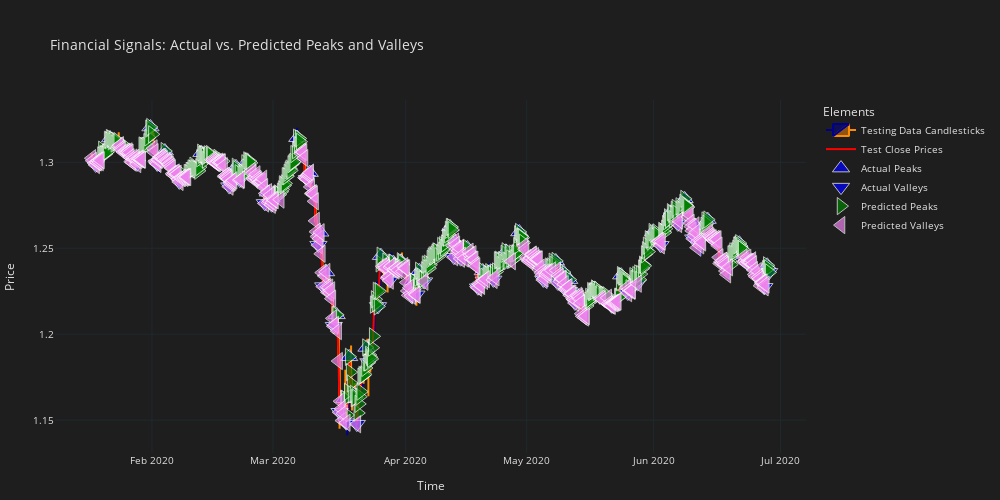

Notebook code for this chart:
### Code cell
# Convert to Series for scaling 
actual_signal_series = pd.Series(y_test_imputed, name='ActualSignal')
predicted_signal_series = pd.Series(y_pred_imputed, name='PredictedSignal')

scaled_actual_signal = DataHandler.scale_to_0_1_range(actual_signal_series).to_numpy()
scaled_predicted_signal = DataHandler.scale_to_0_1_range(predicted_signal_series).to_numpy()


# --- Plot Signals with Candlesticks, Peaks, and Valleys ---
Visualizer.plot_signals_with_candlesticks(
    df=df,
    test_indices=test_indices,
    actual_signal=scaled_actual_signal,
    predicted_signal=scaled_predicted_signal,
    
    # Define thresholds for the 0-1 scaled signals
    actual_peak_threshold=0.9,   
    actual_valley_threshold=0.1,  
    predicted_peak_threshold=0.9, 
    predicted_valley_threshold=0.1,
    
    min_marker_size=2, 
    max_marker_size=15, 
    
    title="Financial Signals: Actual vs. Predicted Peaks and Valleys",
    show_candlesticks=True,
    show_price_line=True
)

### Figure 1 — Plotly figure (JSON) as saved in the notebook; plotly's stock layout.template omitted (floating-point values rounded to 4 significant figures; data arrays with more than 128 entries replaced by an {"elided": "..."} marker saying what was removed)
{"data": [{"close": {"elided": "706 float values"}, "decreasing": {"line": {"color": "darkorange"}}, "high": {"elided": "706 float values"}, "increasing": {"line": {"color": "darkblue"}}, "low": {"elided": "706 float values"}, "name": "Testing Data Candlesticks", "open": {"elided": "706 float values"}, "type": "candlestick", "x": {"elided": "706 str values"}}, {"line": {"color": "red", "width": 2}, "mode": "lines", "name": "Test Close Prices", "type": "scatter", "x": {"elided": "706 str values"}, "y": {"elided": "706 float values"}}, {"marker": {"color": "blue", "line": {"color": "white", "width": 1}, "size": [15, 15, 15, 15, 15, 15, 15, 15, 15, 15, 15, 15, 15, 15, 15, 15, 15, 15, 15, 15, 15, 15, 15, 15, 15, 15, 15, 15, 15, 15, 15, 15, 15, 15, 15, 15, 15, 15, 15, 15, 15], "symbol": "triangle-up"}, "mode": "markers", "name": "Actual Peaks", "showlegend": true, "type": "scatter", "x": ["2020-01-22T18:00:00", "2020-01-31T18:00:00", "2020-02-05T06:00:00", "2020-02-13T14:00:00", "2020-02-21T14:00:00", "2020-02-25T14:00:00", "2020-03-02T02:00:00", "2020-03-09T05:00:00", "2020-03-11T09:00:00", "2020-03-13T05:00:00", "2020-03-16T05:00:00", "2020-03-18T01:00:00", "2020-03-19T09:00:00", "2020-03-20T05:00:00", "2020-03-23T01:00:00", "2020-03-25T05:00:00", "2020-03-27T17:00:00", "2020-03-31T21:00:00", "2020-04-02T05:00:00", "2020-04-06T05:00:00", "2020-04-07T09:00:00", "2020-04-14T17:00:00", "2020-04-15T13:00:00", "2020-04-17T17:00:00", "2020-04-22T09:00:00", "2020-04-23T13:00:00", "2020-04-28T09:00:00", "2020-04-30T17:00:00", "2020-05-11T01:00:00", "2020-05-12T09:00:00", "2020-05-13T09:00:00", "2020-05-14T17:00:00", "2020-05-19T21:00:00", "2020-05-26T09:00:00", "2020-06-02T21:00:00", "2020-06-08T01:00:00", "2020-06-10T09:00:00", "2020-06-12T05:00:00", "2020-06-16T09:00:00", "2020-06-23T21:00:00", "2020-06-30T17:00:00"], "y": [1.314, 1.321, 1.307, 1.306, 1.297, 1.301, 1.283, 1.314, 1.294, 1.259, 1.236, 1.211, 1.162, 1.187, 1.165, 1.192, 1.246, 1.242, 1.242, 1.231, 1.237, 1.262, 1.254, 1.25, 1.237, 1.236, 1.248, 1.26, 1.243, 1.236, 1.232, 1.223, 1.227, 1.234, 1.259, 1.271, 1.279, 1.263, 1.267, 1.253, 1.24]}, {"marker": {"color": "blue", "line": {"color": "white", "width": 1}, "size": [15, 15, 15, 15, 15, 15, 15, 15, 15, 15, 15, 15, 15, 15, 15, 15, 15, 15, 15, 15, 15, 15, 15, 15, 15, 15, 15, 15, 15, 15, 15, 15, 15, 15, 15, 15, 15, 15, 15, 15, 15, 15, 15], "symbol": "triangle-down"}, "mode": "markers", "name": "Actual Valleys", "showlegend": true, "type": "scatter", "x": ["2020-01-20T06:00:00", "2020-01-29T10:00:00", "2020-02-03T22:00:00", "2020-02-07T18:00:00", "2020-02-20T10:00:00", "2020-02-24T06:00:00", "2020-02-28T14:00:00", "2020-03-02T18:00:00", "2020-03-10T21:00:00", "2020-03-12T21:00:00", "2020-03-13T17:00:00", "2020-03-17T13:00:00", "2020-03-18T13:00:00", "2020-03-19T17:00:00", "2020-03-23T13:00:00", "2020-03-25T13:00:00", "2020-03-27T05:00:00", "2020-03-31T05:00:00", "2020-04-01T05:00:00", "2020-04-06T01:00:00", "2020-04-06T21:00:00", "2020-04-08T05:00:00", "2020-04-15T09:00:00", "2020-04-16T13:00:00", "2020-04-21T13:00:00", "2020-04-22T13:00:00", "2020-04-24T05:00:00", "2020-04-28T17:00:00", "2020-05-06T21:00:00", "2020-05-11T09:00:00", "2020-05-12T17:00:00", "2020-05-14T09:00:00", "2020-05-17T21:00:00", "2020-05-22T17:00:00", "2020-05-27T13:00:00", "2020-05-29T05:00:00", "2020-06-04T05:00:00", "2020-06-09T05:00:00", "2020-06-11T21:00:00", "2020-06-14T21:00:00", "2020-06-21T21:00:00", "2020-06-30T05:00:00", "2020-07-01T01:00:00"], "y": [1.298, 1.299, 1.299, 1.289, 1.286, 1.29, 1.276, 1.275, 1.29, 1.252, 1.228, 1.205, 1.155, 1.149, 1.148, 1.184, 1.216, 1.231, 1.237, 1.222, 1.223, 1.231, 1.245, 1.244, 1.227, 1.231, 1.232, 1.242, 1.232, 1.23, 1.226, 1.218, 1.209, 1.217, 1.224, 1.229, 1.252, 1.264, 1.256, 1.25, 1.235, 1.227, 1.236]}, {"marker": {"color": "green", "line": {"color": "white", "width": 1}, "size": {"elided": "348 int values"}, "symbol": "triangle-right"}, "mode": "markers", "name": "Predicted Peaks", "showlegend": true, "type": "scatter", "x": {"elided": "348 str values"}, "y": {"elided": "348 float values"}}, {"marker": {"color": "violet", "line": {"color": "white", "width": 1}, "size": {"elided": "358 int values"}, "symbol": "triangle-left"}, "mode": "markers", "name": "Predicted Valleys", "showlegend": true, "type": "scatter", "x": {"elided": "358 str values"}, "y": {"elided": "358 float values"}}], "layout": {"font": {"color": "#e1e1e1", "size": 10}, "height": 500, "hovermode": "x unified", "legend": {"title": {"text": "Elements"}}, "margin": {"b": 10, "l": 15, "r": 15}, "paper_bgcolor": "#1e1e1e", "plot_bgcolor": "#1e1e1e", "showlegend": true, "title": {"text": "Financial Signals: Actual vs. Predicted Peaks and Valleys"}, "width": 1000, "xaxis": {"fixedrange": false, "gridcolor": "#1f292f", "rangebreaks": [{"bounds": ["sat", "mon"]}], "rangeslider": {"visible": false}, "showgrid": true, "title": {"text": "Time"}}, "yaxis": {"autorange": true, "fixedrange": false, "gridcolor": "#1f292f", "showgrid": true, "title": {"text": "Price"}}}}
